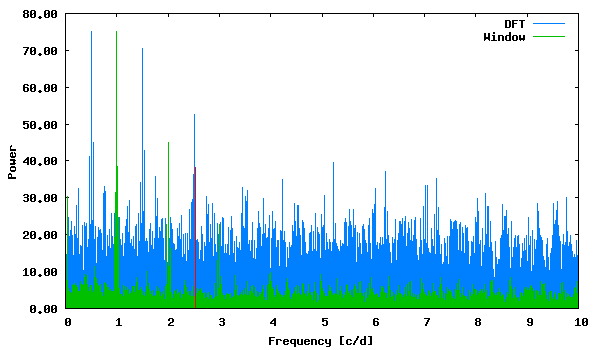

Here is the gnuplot script that generated this plot:
set term png size 600,350 medium
set colors classic
set output "phase_lc_17.deeming.png"
set xlabel "Frequency [c/d]"
set ylabel "Power"
set format y "%5.2f"
plot "deeming.periodogram" using 1:2 with lines linecolor 3 title "DFT", "deeming.periodogram" using 1:3 with lines linecolor 2 title "Window", "<echo '2.542141 38.25892365'" with impulses linecolor 1 title ""
 
